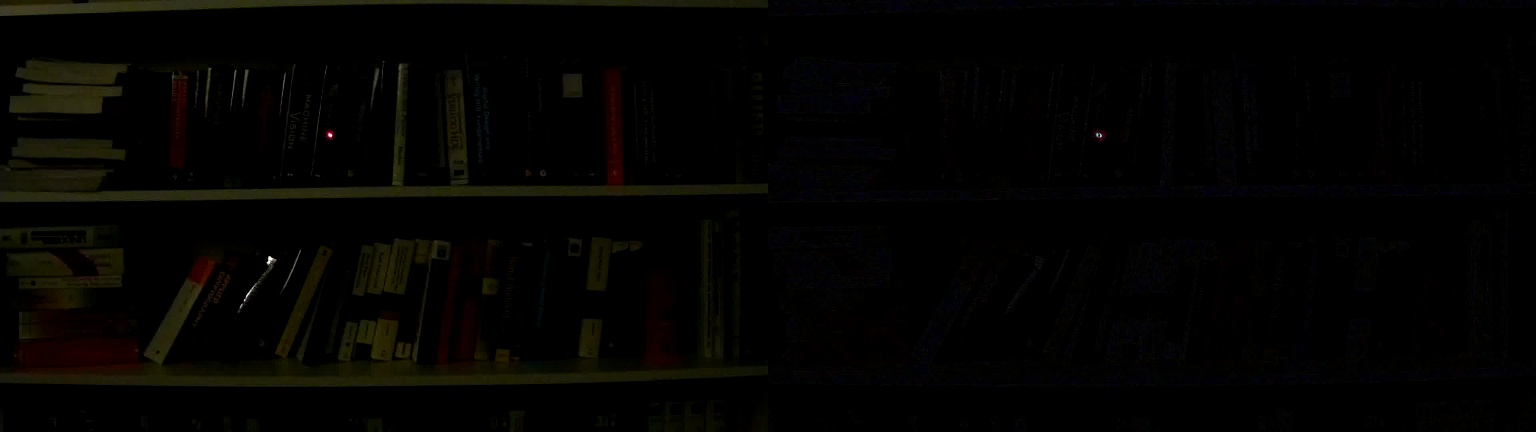
//> input picture Exercise_3/laser_detection/diff_1836430.000000.jpg, 1536 x 432 px, given in place of the camera
$ ./hough_lines   (built with g++ and OpenCV 4)
//> lines starting //> are read from the running program, lines starting //| are printed output that depends on the picture; after the words box and inside, x2 and y2 are one past the last pixel; in counts of white or black regions, pixels touching at a corner belong together
// MODIFIED FROM EXAMPLE AT https://docs.opencv.org/4.1.1/d5/df9/samples_2cpp_2tutorial_code_2ImgTrans_2houghlines_8cpp-example.html

#include "opencv2/imgcodecs.hpp"
#include "opencv2/highgui.hpp"
#include "opencv2/imgproc.hpp"
#include <iostream>
using namespace cv;
using namespace std;
int main(int argc, char** argv)
{
    // Declare the output variables
    Mat dst, cdst, cdstP;

    // Connect to camera stream
    VideoCapture cap(0);
    if(!cap.isOpened()) {
        cout << "Can't open camera stream" << endl;
        return -1;
    }
    cap.set(cv::CAP_PROP_FRAME_WIDTH, 640);
    cap.set(cv::CAP_PROP_FRAME_HEIGHT, 480);
    Mat frame, src;

    while(true){
        cap >> frame;
//> frame is the input picture: 432 rows x 1536 cols, CV_8UC3; mean B, G, R 1.6, 3.4, 4
        if(frame.empty())
            break;

        // make grayscale
        cvtColor(frame, src, COLOR_BGR2GRAY);
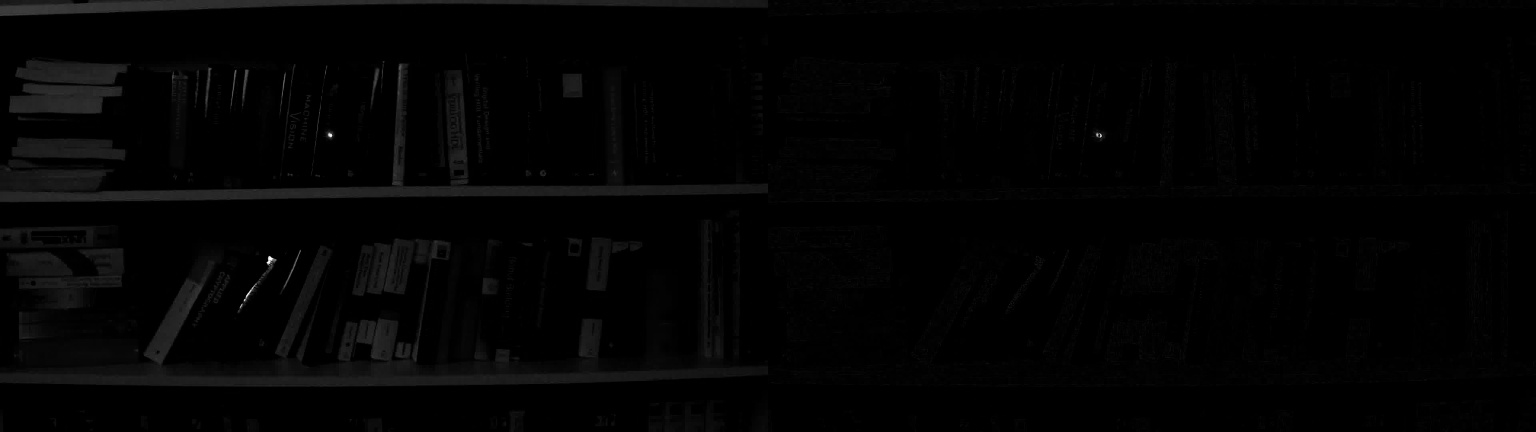
//> src: 432 rows x 1536 cols, CV_8UC1; min 0, max 254, mean 3.3

        // Edge detection
        Canny(src, dst, 50, 200, 3);
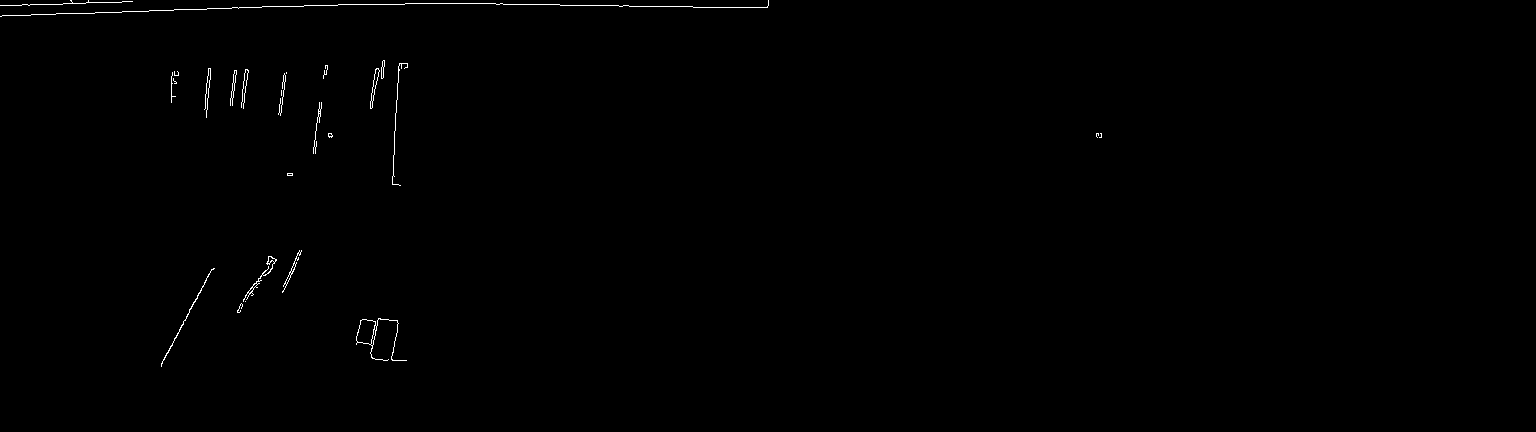
//> dst: 432 rows x 1536 cols, CV_8UC1; 0.35% white in thin lines or dots, all inside (x1, y1, x2, y2) = (0, 0, 1102, 367)
        // Copy edges to the images that will display the results in BGR
        cvtColor(dst, cdst, COLOR_GRAY2BGR);
        cdstP = cdst.clone();
        // Standard Hough Line Transform
        vector<Vec2f> lines; // will hold the results of the detection
        HoughLines(dst, lines, 1, CV_PI/180, 150, 0, 0 ); // runs the actual detection
//> lines = 4 lines (rho, theta): [16, 1.54], [-5, 1.59], [11, 1.55], [4, 1.57]
        // Draw the lines
        for( size_t i = 0; i < lines.size(); i++ )
        {
            float rho = lines[i][0], theta = lines[i][1];
            Point pt1, pt2;
            double a = cos(theta), b = sin(theta);
            double x0 = a*rho, y0 = b*rho;
            pt1.x = cvRound(x0 + 1000*(-b));
            pt1.y = cvRound(y0 + 1000*(a));
            pt2.x = cvRound(x0 - 1000*(-b));
            pt2.y = cvRound(y0 - 1000*(a));
            line( cdst, pt1, pt2, Scalar(0,0,255), 3, LINE_AA);
        }
//> this loop made 4 passes
//> (rho, theta, a, b, x0, y0) on passes 1 to 4: (16, 1.54, 0.0349, 0.999, 0.558, 15.99), (-5, 1.59, -0.0175, 1, 0.0873, -5), (11, 1.55, 0.0175, 1, 0.192, 11), (4, 1.57, -4.37e-08, 1, -1.75e-07, 4)
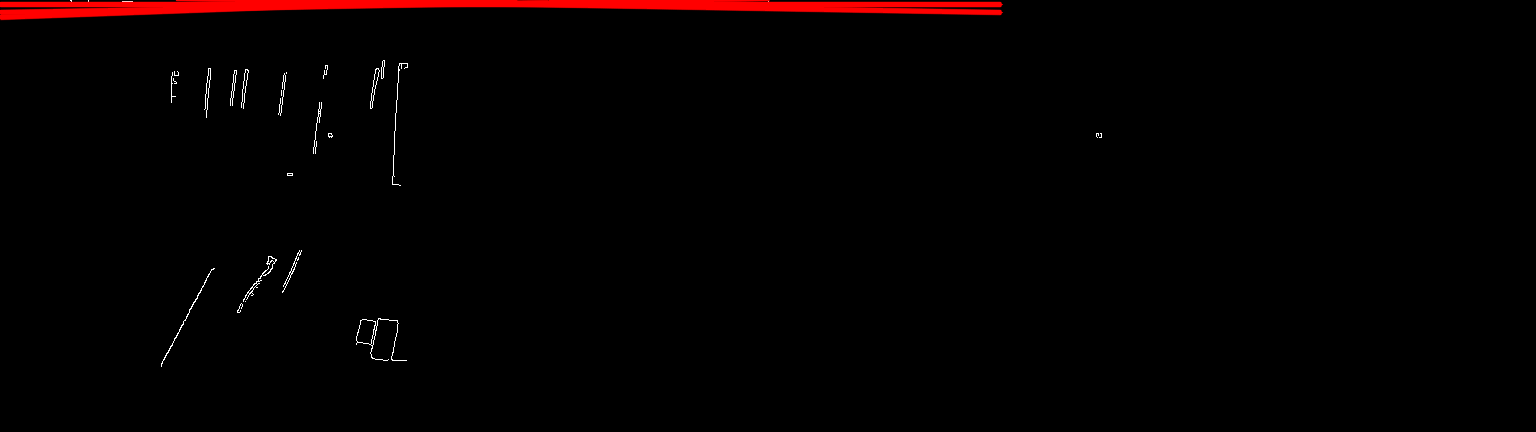
//> cdst: 432 rows x 1536 cols, CV_8UC3; mean B, G, R 0.6, 0.6, 4.5
        // Probabilistic Line Transform
        vector<Vec4i> linesP; // will hold the results of the detection
        HoughLinesP(dst, linesP, 1, CV_PI/180, 50, 50, 10 ); // runs the actual detection
//> linesP = 9 lines (x1, y1, x2, y2), first 8: [0, 16, 286, 6], [433, 3, 546, 4], [704, 7, 760, 7], [560, 5, 628, 5], [392, 184, 398, 66], [161, 365, 212, 269], [0, 5, 51, 4], [342, 4, 432, 3]
        // Draw the lines
        for( size_t i = 0; i < linesP.size(); i++ )
        {
            Vec4i l = linesP[i];
            line( cdstP, Point(l[0], l[1]), Point(l[2], l[3]), Scalar(0,0,255), 3, LINE_AA);
        }
//> this loop made 9 passes
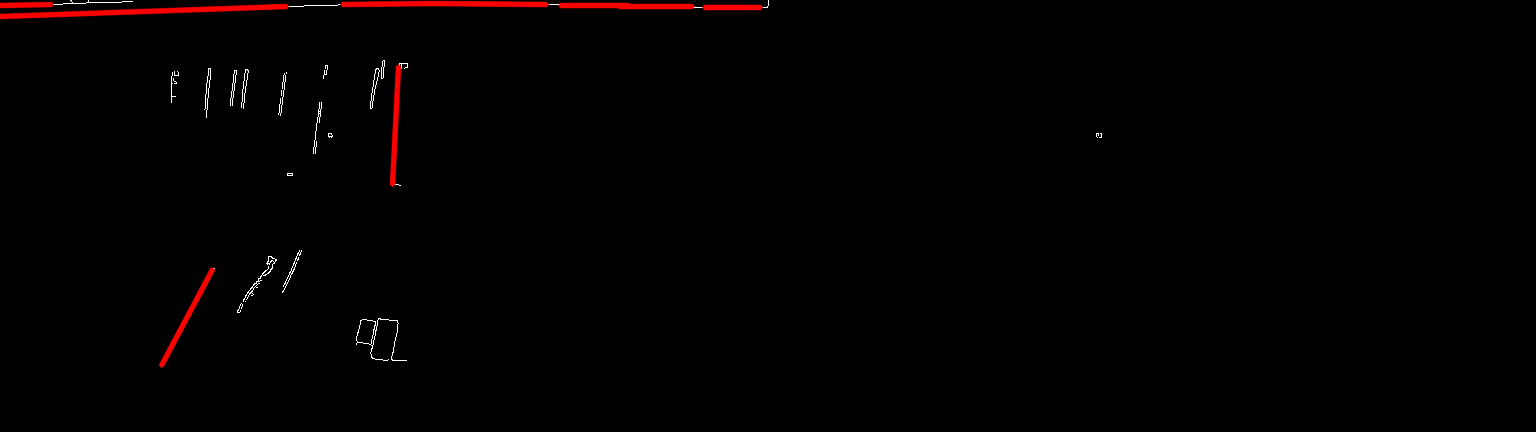
//> cdstP: 432 rows x 1536 cols, CV_8UC3; mean B, G, R 0.5, 0.5, 2.5
        // Show results
        imshow("Source", src);
        imshow("Detected Lines (in red) - Standard Hough Line Transform", cdst);
        imshow("Detected Lines (in red) - Probabilistic Line Transform", cdstP);

        // when esc, then break
        if (waitKey(1) == 27) {
//> the Esc key is pressed
            break;
        }
    }

    return 0;
}
